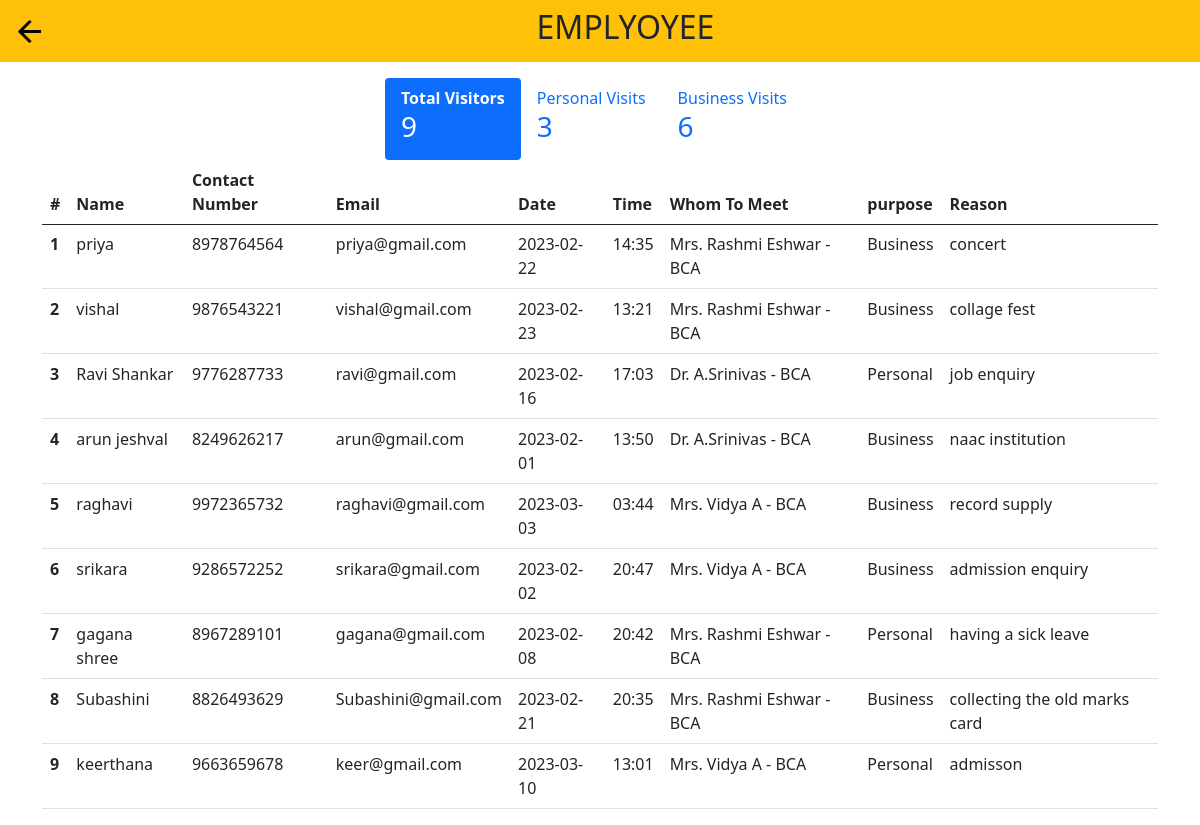
Page /others (signed in) on the committed database.
### tables this page shows
CREATE TABLE "register1" (
	"name"	TEXT,
	"contact_number"	INTEGER,
	"email"	TEXT,
	"date"	TEXT,
	"time"	TEXT,
	"whom_to_meet"	TEXT,
	"purpose"	TEXT,
	"reason"	TEXT,
	"photo"	TEXT,
	"status"	TEXT,
	"id"	INTEGER,
	"department"	TEXT,
	PRIMARY KEY("id" AUTOINCREMENT)
);

### app.py (the view)
@app.get("/others", response_class=HTMLResponse)
def others(request:Request):
    email = request.session.get('email')
    conn = sqlite3.connect("app.db")
    cursor = conn.cursor()
    cursor.execute("SELECT department FROM users WHERE email=?", (email,))
    department = cursor.fetchone()[0]
    cursor.execute("SELECT COUNT(*) FROM register1 WHERE whom_to_meet LIKE ? ORDER BY id DESC", ('% - ' + department,))
    total_visitors = cursor.fetchone()
    cursor.execute("SELECT COUNT(*) FROM register1 WHERE whom_to_meet LIKE ? and purpose='Personal' ORDER BY id DESC", ('% - ' + department,))
    visitors_personal = cursor.fetchone()
    cursor.execute("SELECT COUNT(*) FROM register1 WHERE whom_to_meet LIKE ? and purpose='Business' ORDER BY id DESC", ('% - ' + department,))
    visitors_business = cursor.fetchone()
    cursor.execute("SELECT * FROM register1 WHERE whom_to_meet LIKE ? ORDER BY id DESC", ('% - ' + department,))
    teacher_meeting = cursor.fetchall()
    cursor.execute("SELECT * FROM register1 WHERE whom_to_meet LIKE ? and purpose='Personal' ORDER BY id DESC", ('% - ' + department,))
    teacher_meeting_personal = cursor.fetchall()
    cursor.execute("SELECT * FROM register1 WHERE whom_to_meet LIKE ? and purpose='Business' ORDER BY id DESC", ('% - ' + department,))
    teacher_meeting_business = cursor.fetchall()
    orders = db.executeQuery("select * from register1 order by id DESC")
    return templates.TemplateResponse("others.html",{"request":request,"orders":orders, "teacher_meeting":teacher_meeting, "teacher_meeting_personal":teacher_meeting_personal, "teacher_meeting_business":teacher_meeting_business,  "total_visitors":total_visitors[0], "visitors_personal": visitors_personal[0], "visitors_business":visitors_business[0]})

### templates/others.html (shortened to what this page needs)
<!doctype html>
<html lang="en">
  <head>
    <link href="https://cdn.jsdelivr.net/npm/bootstrap@5.0.2/dist/css/bootstrap.min.css" rel="stylesheet">
  </head>
  <body>
    <nav class="navbar navbar-light bg-warning ">
      <div class="container-fluid">
         <a class="navbar-brand" href="FFdashboard">
          <img src="/static/images/baseline_arrow_back_black_24dp.png" width="35" height="35">
         </a>
         <h2 class="nav-item text-center">EMPLYOYEE</h2>
      </div>
  </nav>
  <div class="container mt-3">
    <div class="row">
    <ul class="nav nav-pills justify-content-center">
      <li class="nav-item">
       <a class="nav-link active" data-bs-toggle="tab" href="#Vtotal"><b>Total Visitors</b><br><h3>{{ total_visitors }}</h3></a>
      </li>
      <li class="nav-item">
       <a class="nav-link" data-bs-toggle="tab" href="#Vpersonal">Personal Visits<br><h3>{{ visitors_personal }}</h3></a>
      </li>
      <li class="nav-item">
        <a class="nav-link" data-bs-toggle="tab" href="#Vbusiness">Business Visits<br><h3>{{ visitors_business }}</h3></a>
      </li>
    </ul>
    </div>
  </div>
  <div class="tab-content">
    <div class="tab-pane container active" id="Vtotal">
      <div class="table-responsive">
        <table class="table">
          <thead>
            <tr>
              <th scope="col-md-5">#</th>
              <th>Name</th>
              <th class="th-lg">Contact Number</th>
              <th>Email</th>
              <th>Date</th>
              <th>Time</th>
              <th>Whom To Meet</th>
              <th>purpose</th>
              <th>Reason</th>
            </tr>
          </thead>
          <tbody>
            <tr>
              {% for meetings in teacher_meeting %}
                <tr>
                  <th scope="row">{{ loop.index }}</th>
                    <td>{{meetings[0]}}</td>
                    <td>{{meetings[1]}}</td>
                    <td>{{meetings[2]}}</td>
                    <td>{{meetings[3]}}</td>
                    <td>{{meetings[4]}}</td>
                    <td>{{meetings[5]}}</td>
                    <td>{{meetings[6]}}</td>
                    <td>{{meetings[7]}}</td>
                </tr>
                {% endfor %}
            </tr>
          </tbody>
        </table>
      </div>
    </div>
  </div>
  </body>
</html>

### rows in the picture
register1: name "priya", contact_number "8978764564", email "priya@gmail.com", date "2023-02-22", time "14:35", whom_to_meet "Mrs. Rashmi Eshwar - BCA", purpose "Business", reason "concert"
register1: name "vishal", contact_number "9876543221", email "vishal@gmail.com", date "2023-02-23", time "13:21", whom_to_meet "Mrs. Rashmi Eshwar - BCA", purpose "Business", reason "collage fest"
register1: name "Ravi Shankar", contact_number "9776287733", email "ravi@gmail.com", date "2023-02-16", time "17:03", whom_to_meet "Dr. A.Srinivas - BCA", purpose "Personal", reason "job enquiry"
register1: name "arun jeshval", contact_number "8249626217", email "arun@gmail.com", date "2023-02-01", time "13:50", whom_to_meet "Dr. A.Srinivas - BCA", purpose "Business", reason "naac institution"
register1: name "raghavi", contact_number "9972365732", email "raghavi@gmail.com", date "2023-03-03", time "03:44", whom_to_meet "Mrs. Vidya A - BCA", purpose "Business", reason "record supply"
register1: name "srikara", contact_number "9286572252", email "srikara@gmail.com", date "2023-02-02", time "20:47", whom_to_meet "Mrs. Vidya A - BCA", purpose "Business", reason "admission enquiry"
register1: name "gagana shree", contact_number "8967289101", email "gagana@gmail.com", date "2023-02-08", time "20:42", whom_to_meet "Mrs. Rashmi Eshwar - BCA", purpose "Personal", reason "having a sick leave"
register1: name "Subashini", contact_number "8826493629", email "Subashini@gmail.com", date "2023-02-21", time "20:35", whom_to_meet "Mrs. Rashmi Eshwar - BCA", purpose "Business", reason "collecting the old marks card"
register1: name "keerthana", contact_number "9663659678", email "keer@gmail.com", date "2023-03-10", time "13:01", whom_to_meet "Mrs. Vidya A - BCA", purpose "Personal", reason "admisson"

### other values in the picture
{{ total_visitors }} "9"
{{ visitors_personal }} "3"
{{ visitors_business }} "6"
